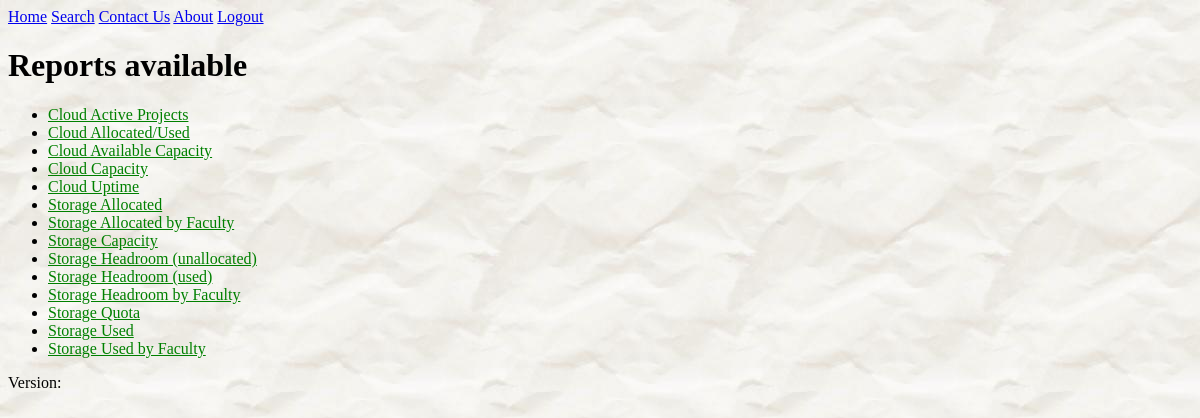
Page /reports/ (signed in) on the earlier database version.
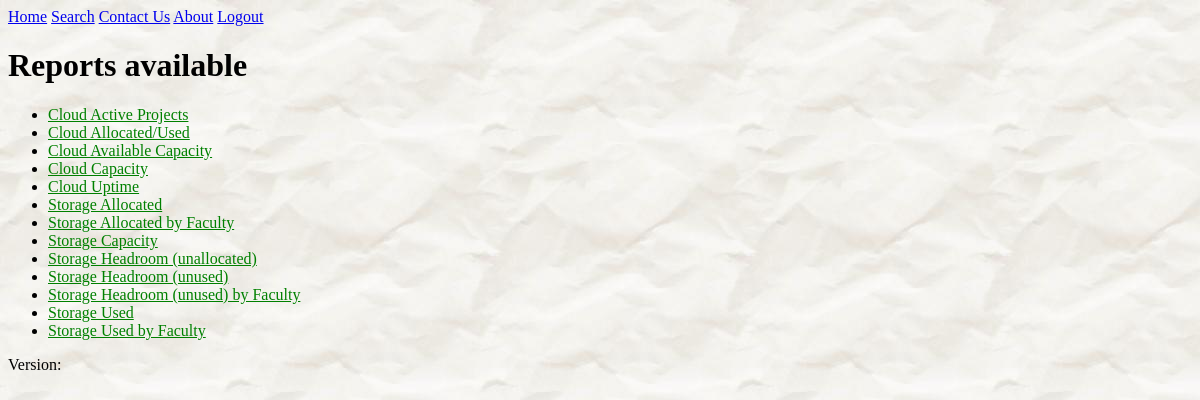
Same page on the later database version.
### reports/models.py (models this page shows, shortened)
class Report(models.Model):
    report_title = models.CharField(max_length=100)
    pub_date = models.DateTimeField('date published')
    d3_file_name = models.CharField(max_length=100, default='.js')
    description = models.TextField(blank=True, null=True)
    def was_published_recently(self):
        """
        :return: True if was published in the last day, False otherwise
        """
        now = timezone.now()
        return now - datetime.timedelta(days=1) <= self.pub_date <= now
    was_published_recently.admin_order_field = 'pub_date'
    was_published_recently.boolean = True
    was_published_recently.short_description = 'Published recently?'

### reports/views.py (the view)
class BrowseView(LoginRequiredMixin, generic.ListView):
    login_url = '/login/'
    template_name = 'reports/reports.html'
    context_object_name = 'latest_report_list'
    def __init__(self, **kwargs):
        super().__init__(**kwargs)
        self.selected_set = ''
    def get_queryset(self):
        reports = Report.objects.filter(pub_date__lte=timezone.now())
        self.selected_set = self.request.GET.get('set', '')
        if self.selected_set == 'cloud':
            reports = reports.filter(report_title__startswith='Cloud')
        elif self.selected_set == 'storage':
            reports = reports.filter(report_title__startswith='Storage')
        return reports.order_by('report_title')
    def get_context_data(self, **kwargs):
        result = super().get_context_data(**kwargs)
        result['set'] = self.selected_set
        return result

### reports/templates/reports/reports.html (shortened to what this page needs)
{%  extends 'base.html' %}
{%  block h1 %}Reports available{%  endblock %}
{%  block content %}
{% if latest_report_list %}
    <ul>
        {% for report in latest_report_list %}
            <li><a href="{% url 'reports:detail' report.id %}?set={{ set }}">{{ report.report_title }}</a></li>
        {% endfor %}
    </ul>
{% else %}
    <p>No reports are available.</p>
{% endif %}
{% endblock %}

### templates/base.html (shortened to what this page needs)
<!DOCTYPE html>
<html lang="en">
<head>
    {% load staticfiles %}
    <link rel="stylesheet" type="text/css"
          href="{% static 'reports/style.css' %}"/>
</head>
<body>
{% include 'nav.html' %}
<h1>{% block h1 %}{% endblock %}</h1>
{% block content %}{% endblock %}
{% block footer %}
    <p>Version: {{ SOURCE_REVISION }}</p>
{% endblock %}
</body>
</html>

### templates/nav.html
<div id="nav">
    <a href="/">Home</a>
    <a href="/reports/search">Search</a>
    <a href="/contact">Contact Us</a>
    <a href="/reports/about">About</a>
    {% if user.is_authenticated %} <a href="/logout/?next=/">Logout</a> </p>
    {% else %}
        <a href="/login">Login</a>
    {% endif %}
</div>

### reports/static/reports/style.css (style rules this page uses)
li a { color: green; }
body { background: url("images/bg-napkin.jpg"); }
body, h1, h2, h3, input[type="text"], input[type="password"], textarea, select, input.submit { font-family: "Comic Sans MS", cursive; }

Differences in the rows shown:
removed Report: report_title "Storage Quota"
changed Report: report_title "Storage Headroom (used)" → "Storage Headroom (unused)"
changed Report: report_title "Storage Headroom by Faculty" → "Storage Headroom (unused) by Faculty"
